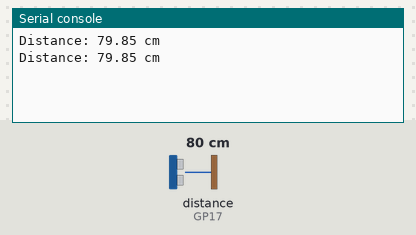
A program run on a simulated Raspberry Pi Pico running MicroPython. Shown: the last lines printed to the serial console. The inputs (shaded band) are chosen by the test bench; at power-on: distance to the obstacle (sensor on GP17) 80 cm. The echo pulse lasts 58.3 µs per cm.

Above: at 1.2 s.
1.3 s: distance to the obstacle (sensor on GP17) set to 2 cm
At 2.6 s:
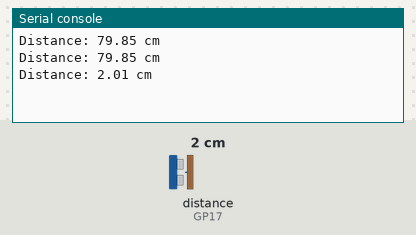
2.8 s: distance to the obstacle (sensor on GP17) set to 4 cm
At 3.8 s:
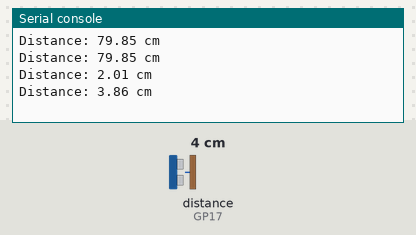
Timing chart, 0 to 5.8 s (numbered marks = the images above; inputs shaded):
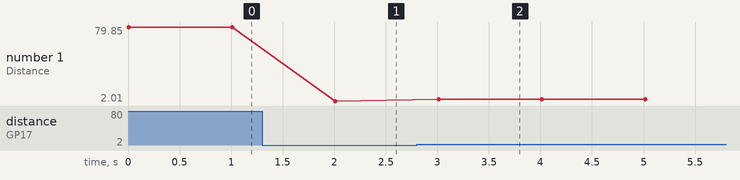

Measured:
- after the input at 1.3 s, the serial console: prints a new line after 0.71 s (image 1)
- after the input at 2.8 s, the serial console: prints a new line after 0.21 s (image 2)
- plotted number 1: 79.85 → 2.01 after the input at 1.3 s, 2.01 → 3.86 after the input at 2.8 s

The program:

distance_with_hc-sr04.py
```python
from machine import Pin
from time import sleep, sleep_us, ticks_us

def setup_pin(pin_number, mode):
    return Pin(pin_number, mode)

def measure_distance(trigger, echo):
    trigger.low()
    sleep_us(2)
    trigger.high()
    sleep_us(10)
    trigger.low()

    timeout = 25000
    start_time = ticks_us()

    while echo.value() == 0:
        if ticks_us() - start_time > timeout:
            return None

    signal_off = ticks_us()

    while echo.value() == 1:
        if ticks_us() - signal_off > timeout:
            return None

    signal_on = ticks_us()

    # Berechnung der Distanz
    time_elapsed = signal_on - signal_off
    distance = (time_elapsed * 0.03432) / 2
    return distance

trigger_pin = setup_pin(16, Pin.OUT)
echo_pin = setup_pin(17, Pin.IN)

while True:
    distance = measure_distance(trigger_pin, echo_pin)
    if distance is not None:
        print('Distance:', "{:.2f} cm".format(distance))
    else:
        print("Measurement timed out or failed.")
    sleep(1)  # Pause zwischen den Messungen
```
